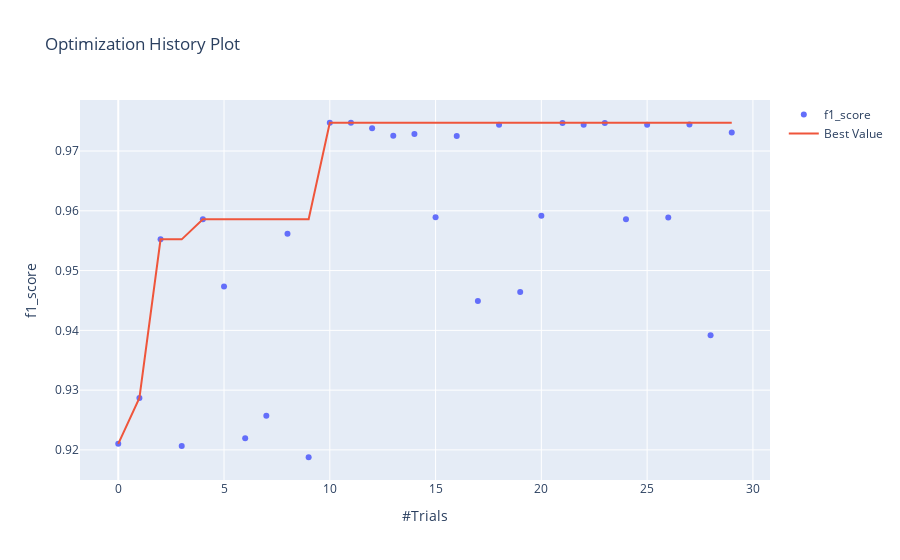

Here is the notebook cell this chart was saved with:
### Markdown cell above
График истории оптимизации - отображает количество испытаний на оси Х и метрику на оси Y.

Следует использовать эту диаграмму, чтобы проверить, идет ли оптимизация гиперпараметров в правильном направлении или нет.

### Code cell
optuna.visualization.plot_optimization_history(study, target_name="f1_score")

### Figure 1 — Plotly figure (JSON) as saved in the notebook; plotly's stock layout.template omitted (floating-point values rounded to 4 significant figures)
{"data": [{"mode": "markers", "name": "f1_score", "type": "scatter", "x": [0, 1, 2, 3, 4, 5, 6, 7, 8, 9, 10, 11, 12, 13, 14, 15, 16, 17, 18, 19, 20, 21, 22, 23, 24, 25, 26, 27, 28, 29], "y": [0.921, 0.9287, 0.9552, 0.9206, 0.9586, 0.9473, 0.922, 0.9257, 0.9562, 0.9188, 0.9747, 0.9747, 0.9738, 0.9725, 0.9729, 0.9589, 0.9725, 0.9449, 0.9744, 0.9464, 0.9592, 0.9747, 0.9744, 0.9747, 0.9586, 0.9744, 0.9589, 0.9744, 0.9392, 0.9731]}, {"name": "Best Value", "type": "scatter", "x": [0, 1, 2, 3, 4, 5, 6, 7, 8, 9, 10, 11, 12, 13, 14, 15, 16, 17, 18, 19, 20, 21, 22, 23, 24, 25, 26, 27, 28, 29], "y": [0.921, 0.9287, 0.9552, 0.9552, 0.9586, 0.9586, 0.9586, 0.9586, 0.9586, 0.9586, 0.9747, 0.9747, 0.9747, 0.9747, 0.9747, 0.9747, 0.9747, 0.9747, 0.9747, 0.9747, 0.9747, 0.9747, 0.9747, 0.9747, 0.9747, 0.9747, 0.9747, 0.9747, 0.9747, 0.9747]}], "layout": {"title": {"text": "Optimization History Plot"}, "xaxis": {"title": {"text": "#Trials"}}, "yaxis": {"title": {"text": "f1_score"}}}}
